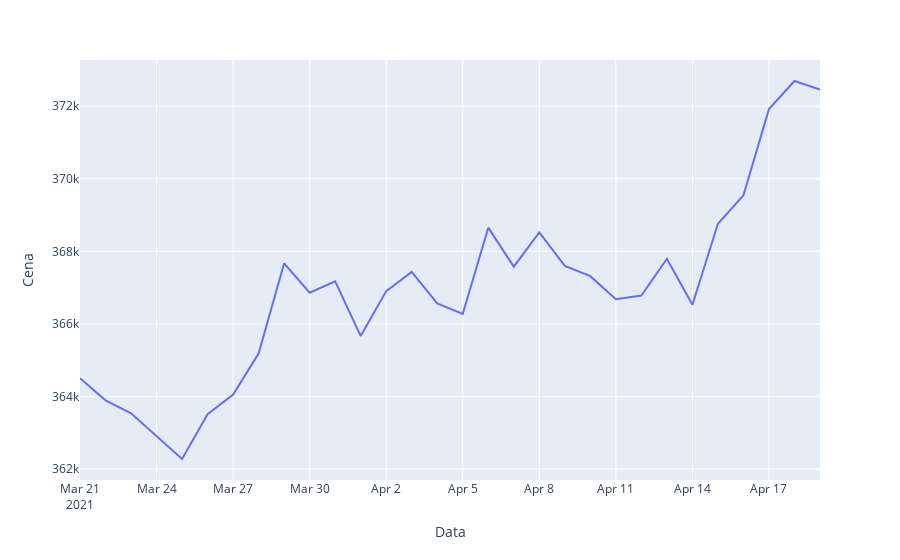

Write notebook code for a chart like this one.
### Code cell
from data import calc_avg_price_per_day
import plotly.graph_objects as go
import plotly.express as px

avg_price_per_day = calc_avg_price_per_day(data)
fig = go.Figure(data=px.line(avg_price_per_day, x="Data", y="Cena"))
fig.show()

### Figure 1 — Plotly figure (JSON) as saved in the notebook; plotly's stock layout.template omitted (floating-point values rounded to 4 significant figures)
{"data": [{"hovertemplate": "Data=%{x}<br>Cena=%{y}<extra></extra>", "legendgroup": "", "line": {"color": "#636efa", "dash": "solid"}, "mode": "lines", "name": "", "orientation": "v", "showlegend": false, "type": "scatter", "x": ["2021-03-21", "2021-03-22", "2021-03-23", "2021-03-25", "2021-03-26", "2021-03-27", "2021-03-28", "2021-03-29", "2021-03-30", "2021-03-31", "2021-04-01", "2021-04-02", "2021-04-03", "2021-04-04", "2021-04-05", "2021-04-06", "2021-04-07", "2021-04-08", "2021-04-09", "2021-04-10", "2021-04-11", "2021-04-12", "2021-04-13", "2021-04-14", "2021-04-15", "2021-04-16", "2021-04-17", "2021-04-18", "2021-04-19"], "xaxis": "x", "y": [364500.0, 363900.0, 363500.0, 362300.0, 363500.0, 364100.0, 365200.0, 367700.0, 366900.0, 367200.0, 365700.0, 366900.0, 367400.0, 366600.0, 366300.0, 368700.0, 367600.0, 368500.0, 367600.0, 367300.0, 366700.0, 366800.0, 367800.0, 366500.0, 368800.0, 369500.0, 371900.0, 372700.0, 372500.0], "yaxis": "y"}], "layout": {"legend": {"tracegroupgap": 0}, "margin": {"t": 60}, "xaxis": {"anchor": "y", "domain": [0, 1], "title": {"text": "Data"}}, "yaxis": {"anchor": "x", "domain": [0, 1], "title": {"text": "Cena"}}}}
